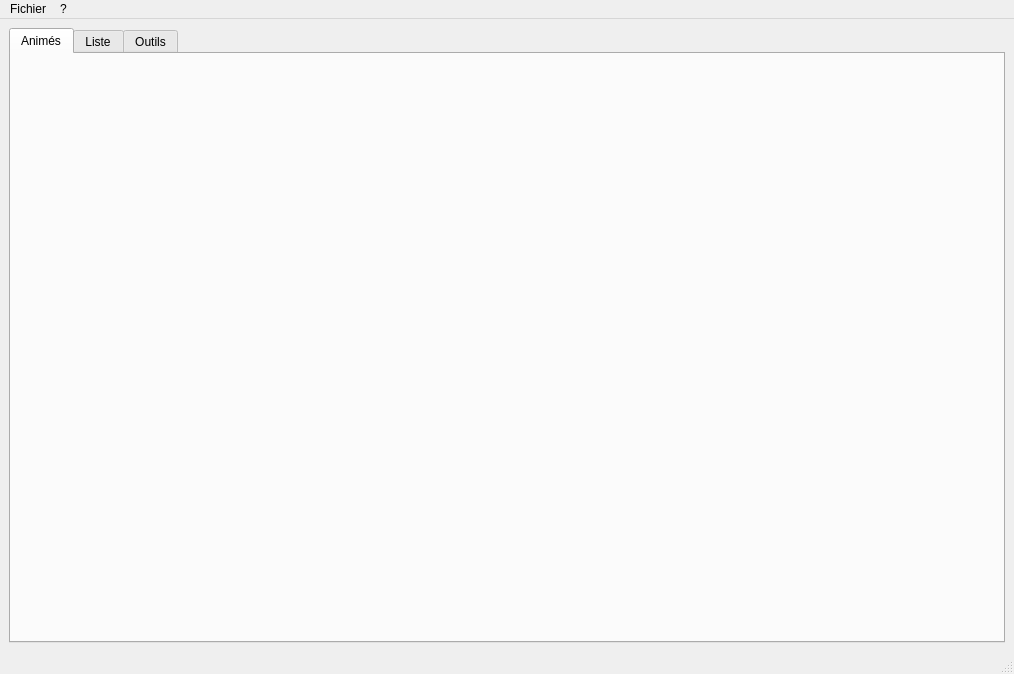
<?xml version="1.0" encoding="UTF-8"?>
<ui version="4.0">
 <class>MainWindow</class>
 <widget class="QMainWindow" name="MainWindow">
  <property name="geometry">
   <rect>
    <x>0</x>
    <y>0</y>
    <width>1014</width>
    <height>674</height>
   </rect>
  </property>
  <property name="windowTitle">
   <string notr="true"/>
  </property>
  <property name="windowIcon">
   <iconset>
    <normaloff>logo/icon.png</normaloff>logo/icon.png</iconset>
  </property>
  <widget class="QWidget" name="centralwidget">
   <layout class="QHBoxLayout" name="horizontalLayout">
    <item>
     <widget class="QTabWidget" name="tabWidget">
      <property name="currentIndex">
       <number>0</number>
      </property>
      <widget class="QWidget" name="planning_tab">
       <attribute name="title">
        <string>Animés</string>
       </attribute>
       <layout class="QGridLayout" name="gridLayout_3">
        <item row="0" column="0">
         <layout class="QGridLayout" name="full_list_tab_layout"/>
        </item>
       </layout>
      </widget>
      <widget class="QWidget" name="tab">
       <attribute name="title">
        <string>Liste</string>
       </attribute>
      </widget>
      <widget class="QWidget" name="tools_tab">
       <attribute name="title">
        <string>Outils</string>
       </attribute>
       <layout class="QGridLayout" name="gridLayout_2">
        <item row="0" column="0">
         <layout class="QGridLayout" name="tools_tab_layout"/>
        </item>
       </layout>
      </widget>
     </widget>
    </item>
   </layout>
  </widget>
  <widget class="QMenuBar" name="menubar">
   <property name="geometry">
    <rect>
     <x>0</x>
     <y>0</y>
     <width>1014</width>
     <height>24</height>
    </rect>
   </property>
   <widget class="QMenu" name="about_menu">
    <property name="title">
     <string>?</string>
    </property>
    <addaction name="about_action"/>
    <addaction name="about_qt_action"/>
   </widget>
   <widget class="QMenu" name="file_menu">
    <property name="title">
     <string>Fichier</string>
    </property>
    <addaction name="open_profile_action"/>
    <addaction name="save_profile_action"/>
    <addaction name="close_profile_action"/>
    <addaction name="separator"/>
    <addaction name="quit_action"/>
   </widget>
   <addaction name="file_menu"/>
   <addaction name="about_menu"/>
  </widget>
  <widget class="QStatusBar" name="statusbar"/>
  <action name="quit_action">
   <property name="icon">
    <iconset>
     <normaloff>:/icons/icons/delete.ico</normaloff>:/icons/icons/delete.ico</iconset>
   </property>
   <property name="text">
    <string>&amp;Quitter</string>
   </property>
  </action>
  <action name="about_qt_action">
   <property name="icon">
    <iconset>
     <normaloff>:/icons/icons/delete.ico</normaloff>:/icons/icons/delete.ico</iconset>
   </property>
   <property name="text">
    <string>&amp;A propos de Qt</string>
   </property>
  </action>
  <action name="load_profile_action">
   <property name="text">
    <string>Charger un profil</string>
   </property>
  </action>
  <action name="close_profile_action">
   <property name="text">
    <string>Fermer le profil</string>
   </property>
  </action>
  <action name="save_profile_action">
   <property name="text">
    <string>Sauvegarder le profil</string>
   </property>
  </action>
  <action name="about_action">
   <property name="text">
    <string>A propos ...</string>
   </property>
  </action>
  <action name="open_profile_action">
   <property name="text">
    <string>Ouvrir le dossier du profil</string>
   </property>
  </action>
 </widget>
 <resources/>
 <connections>
  <connection>
   <sender>quit_action</sender>
   <signal>triggered()</signal>
   <receiver>MainWindow</receiver>
   <slot>close()</slot>
   <hints>
    <hint type="sourcelabel">
     <x>-1</x>
     <y>-1</y>
    </hint>
    <hint type="destinationlabel">
     <x>399</x>
     <y>299</y>
    </hint>
   </hints>
  </connection>
 </connections>
</ui>
